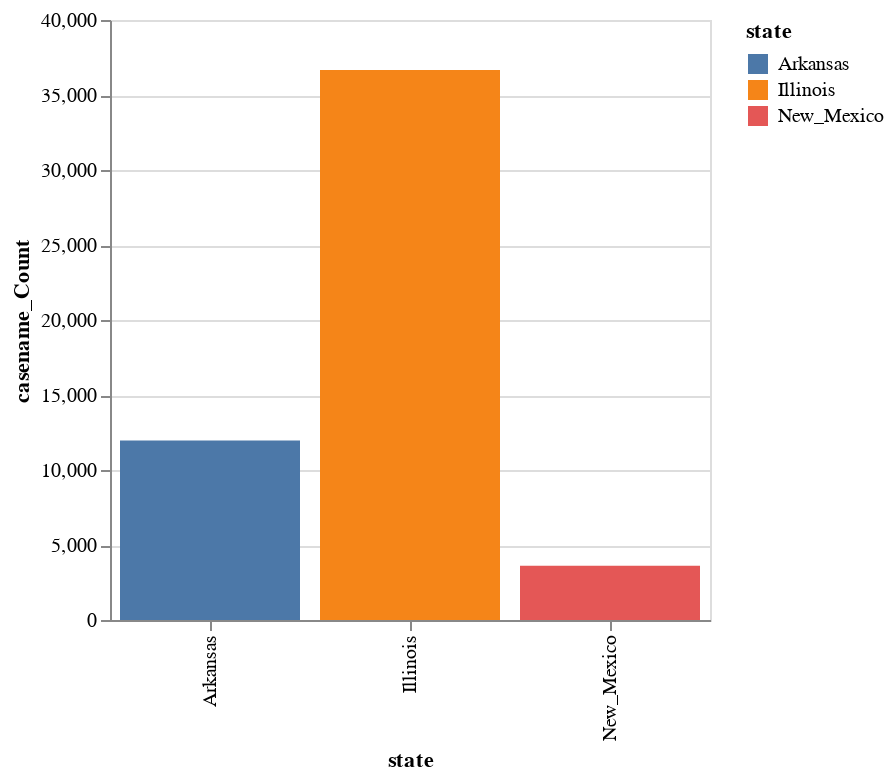

Here is the notebook cell this chart was saved with:
### Code cell
grouped = df.groupby('state').count()
grouped = grouped.add_suffix('_Count').reset_index()

alt.Chart(grouped).mark_bar().encode(
    x='state:N',
    y='casename_Count:Q',
    color='state'
).properties(width=300)

### Figure 1 — Vega-Lite specification as saved in the notebook (floating-point values rounded to 4 significant figures)
{"$schema": "https://vega.github.io/schema/vega-lite/v3.4.0.json", "config": {"mark": {"tooltip": null}, "view": {"height": 300, "width": 400}}, "data": {"name": "data-9111f2829b566d4f52161ee9c72995a2"}, "datasets": {"data-9111f2829b566d4f52161ee9c72995a2": [{"casename_Count": 11972, "opinion_Count": 11972, "state": "Arkansas"}, {"casename_Count": 36662, "opinion_Count": 36661, "state": "Illinois"}, {"casename_Count": 3610, "opinion_Count": 3610, "state": "New_Mexico"}]}, "encoding": {"color": {"field": "state", "type": "nominal"}, "x": {"field": "state", "type": "nominal"}, "y": {"field": "casename_Count", "type": "quantitative"}}, "mark": "bar", "width": 300}
